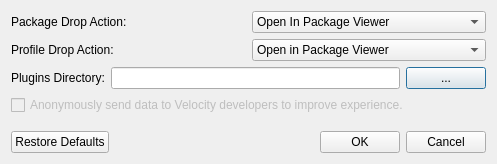
<?xml version="1.0" encoding="UTF-8"?>
<ui version="4.0">
 <class>PreferencesDialog</class>
 <widget class="QDialog" name="PreferencesDialog">
  <property name="geometry">
   <rect>
    <x>0</x>
    <y>0</y>
    <width>497</width>
    <height>164</height>
   </rect>
  </property>
  <property name="windowTitle">
   <string>Preferences</string>
  </property>
  <property name="windowIcon">
   <iconset resource="Resources.qrc">
    <normaloff>:/Images/Leaner24.png</normaloff>:/Images/Leaner24.png</iconset>
  </property>
  <property name="sizeGripEnabled">
   <bool>false</bool>
  </property>
  <property name="modal">
   <bool>false</bool>
  </property>
  <layout class="QVBoxLayout" name="verticalLayout_2">
   <item>
    <layout class="QVBoxLayout" name="verticalLayout">
     <item>
      <layout class="QHBoxLayout" name="horizontalLayout">
       <item>
        <widget class="QLabel" name="label">
         <property name="toolTip">
          <string>&lt;!DOCTYPE HTML PUBLIC &quot;-//W3C//DTD HTML 4.0//EN&quot; &quot;http://www.w3.org/TR/REC-html40/strict.dtd&quot;&gt;
&lt;html&gt;&lt;head&gt;&lt;meta name=&quot;qrichtext&quot; content=&quot;1&quot; /&gt;&lt;style type=&quot;text/css&quot;&gt;
p, li { white-space: pre-wrap; }
&lt;/style&gt;&lt;/head&gt;&lt;body style=&quot; font-family:'MS Shell Dlg 2'; font-size:8.25pt; font-weight:400; font-style:normal;&quot;&gt;
&lt;p style=&quot; margin-top:0px; margin-bottom:0px; margin-left:0px; margin-right:0px; -qt-block-indent:0; text-indent:0px;&quot;&gt;&lt;span style=&quot; font-weight:600;&quot;&gt;Package Drop Action&lt;/span&gt;&lt;/p&gt;
&lt;p style=&quot; margin-top:0px; margin-bottom:0px; margin-left:0px; margin-right:0px; -qt-block-indent:0; text-indent:0px;&quot;&gt;The action that will occur when an STFS Package is dropped onto the main window.&lt;/p&gt;&lt;/body&gt;&lt;/html&gt;</string>
         </property>
         <property name="text">
          <string>Package Drop Action:</string>
         </property>
        </widget>
       </item>
       <item>
        <widget class="QComboBox" name="comboBox">
         <item>
          <property name="text">
           <string>Open In Package Viewer</string>
          </property>
         </item>
         <item>
          <property name="text">
           <string>Rehash/Resign</string>
          </property>
         </item>
        </widget>
       </item>
      </layout>
     </item>
     <item>
      <layout class="QHBoxLayout" name="horizontalLayout_2">
       <item>
        <widget class="QLabel" name="label_2">
         <property name="toolTip">
          <string>&lt;!DOCTYPE HTML PUBLIC &quot;-//W3C//DTD HTML 4.0//EN&quot; &quot;http://www.w3.org/TR/REC-html40/strict.dtd&quot;&gt;
&lt;html&gt;&lt;head&gt;&lt;meta name=&quot;qrichtext&quot; content=&quot;1&quot; /&gt;&lt;style type=&quot;text/css&quot;&gt;
p, li { white-space: pre-wrap; }
&lt;/style&gt;&lt;/head&gt;&lt;body style=&quot; font-family:'MS Shell Dlg 2'; font-size:8.25pt; font-weight:400; font-style:normal;&quot;&gt;
&lt;p style=&quot; margin-top:0px; margin-bottom:0px; margin-left:0px; margin-right:0px; -qt-block-indent:0; text-indent:0px;&quot;&gt;&lt;span style=&quot; font-size:8pt; font-weight:600;&quot;&gt;Profile Drop Action&lt;/span&gt;&lt;/p&gt;
&lt;p style=&quot; margin-top:0px; margin-bottom:0px; margin-left:0px; margin-right:0px; -qt-block-indent:0; text-indent:0px;&quot;&gt;&lt;span style=&quot; font-size:8pt;&quot;&gt;The action that will occur when a profile is dropped onto the main form.&lt;/span&gt;&lt;/p&gt;&lt;/body&gt;&lt;/html&gt;</string>
         </property>
         <property name="text">
          <string>Profile Drop Action:</string>
         </property>
        </widget>
       </item>
       <item>
        <widget class="QComboBox" name="comboBox_2">
         <item>
          <property name="text">
           <string>Open in Package Viewer</string>
          </property>
         </item>
         <item>
          <property name="text">
           <string>Rehash/Resign</string>
          </property>
         </item>
         <item>
          <property name="text">
           <string>Open in Profile Editor</string>
          </property>
         </item>
        </widget>
       </item>
      </layout>
     </item>
     <item>
      <layout class="QHBoxLayout" name="horizontalLayout_3">
       <item>
        <widget class="QLabel" name="label_3">
         <property name="toolTip">
          <string>&lt;!DOCTYPE HTML PUBLIC &quot;-//W3C//DTD HTML 4.0//EN&quot; &quot;http://www.w3.org/TR/REC-html40/strict.dtd&quot;&gt;
&lt;html&gt;&lt;head&gt;&lt;meta name=&quot;qrichtext&quot; content=&quot;1&quot; /&gt;&lt;style type=&quot;text/css&quot;&gt;
p, li { white-space: pre-wrap; }
&lt;/style&gt;&lt;/head&gt;&lt;body style=&quot; font-family:'MS Shell Dlg 2'; font-size:8.25pt; font-weight:400; font-style:normal;&quot;&gt;
&lt;p style=&quot; margin-top:0px; margin-bottom:0px; margin-left:0px; margin-right:0px; -qt-block-indent:0; text-indent:0px;&quot;&gt;&lt;span style=&quot; font-size:8pt; font-weight:600;&quot;&gt;Plugin Directory&lt;/span&gt;&lt;/p&gt;
&lt;p style=&quot; margin-top:0px; margin-bottom:0px; margin-left:0px; margin-right:0px; -qt-block-indent:0; text-indent:0px;&quot;&gt;&lt;span style=&quot; font-size:8pt;&quot;&gt;The path to the directory where Velocity should look for plugins.&lt;/span&gt;&lt;/p&gt;&lt;/body&gt;&lt;/html&gt;</string>
         </property>
         <property name="text">
          <string>Plugins Directory:</string>
         </property>
        </widget>
       </item>
       <item>
        <widget class="QLineEdit" name="lineEdit"/>
       </item>
       <item>
        <widget class="QPushButton" name="pushButton_4">
         <property name="text">
          <string>...</string>
         </property>
        </widget>
       </item>
      </layout>
     </item>
     <item>
      <widget class="QCheckBox" name="checkBox">
       <property name="enabled">
        <bool>false</bool>
       </property>
       <property name="text">
        <string>Anonymously send data to Velocity developers to improve experience.</string>
       </property>
       <property name="toolTip">
        <string>Help improve Velocity by sharing Xbox 360 game data:
• Game names and Title IDs
• Achievement counts and total gamerscore
• Avatar award availability per title
• GPD (Game Profile Data) files with cleaned achievement structures

No personal information is collected:
✗ Gamertags are removed
✗ Achievement progress is stripped
✗ No account identifiers

This helps build a crowdsourced Xbox 360 achievement database for the community.

Note: This feature is temporarily disabled while the upload system is being finalized.</string>
       </property>
      </widget>
     </item>
    </layout>
   </item>
   <item>
    <spacer name="verticalSpacer">
     <property name="orientation">
      <enum>Qt::Vertical</enum>
     </property>
     <property name="sizeHint" stdset="0">
      <size>
       <width>20</width>
       <height>0</height>
      </size>
     </property>
    </spacer>
   </item>
   <item>
    <layout class="QHBoxLayout" name="horizontalLayout_4">
     <item>
      <widget class="QPushButton" name="pushButton_3">
       <property name="text">
        <string>Restore Defaults</string>
       </property>
      </widget>
     </item>
     <item>
      <spacer name="horizontalSpacer">
       <property name="orientation">
        <enum>Qt::Horizontal</enum>
       </property>
       <property name="sizeHint" stdset="0">
        <size>
         <width>40</width>
         <height>20</height>
        </size>
       </property>
      </spacer>
     </item>
     <item>
      <widget class="QPushButton" name="pushButton">
       <property name="text">
        <string>OK</string>
       </property>
      </widget>
     </item>
     <item>
      <widget class="QPushButton" name="pushButton_2">
       <property name="text">
        <string>Cancel</string>
       </property>
      </widget>
     </item>
    </layout>
   </item>
  </layout>
 </widget>
 <resources>
  <include location="Resources.qrc"/>
 </resources>
 <connections/>
</ui>
